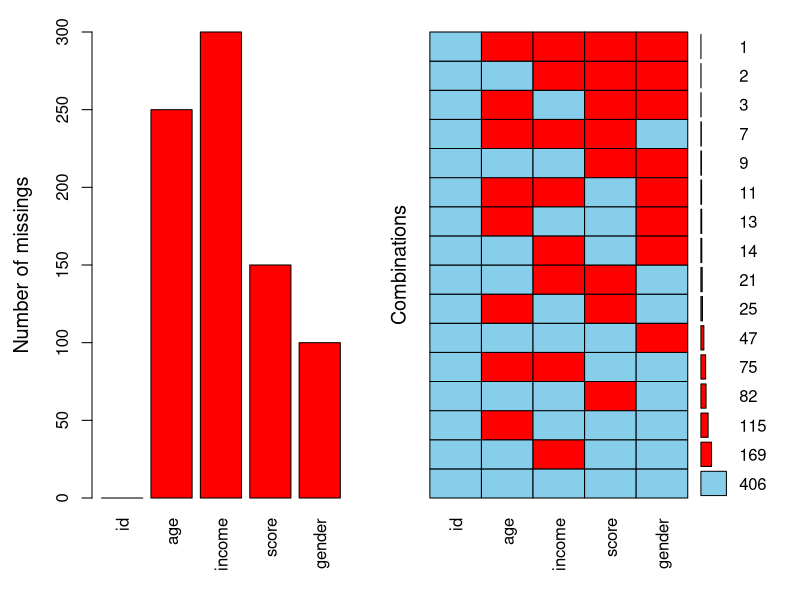
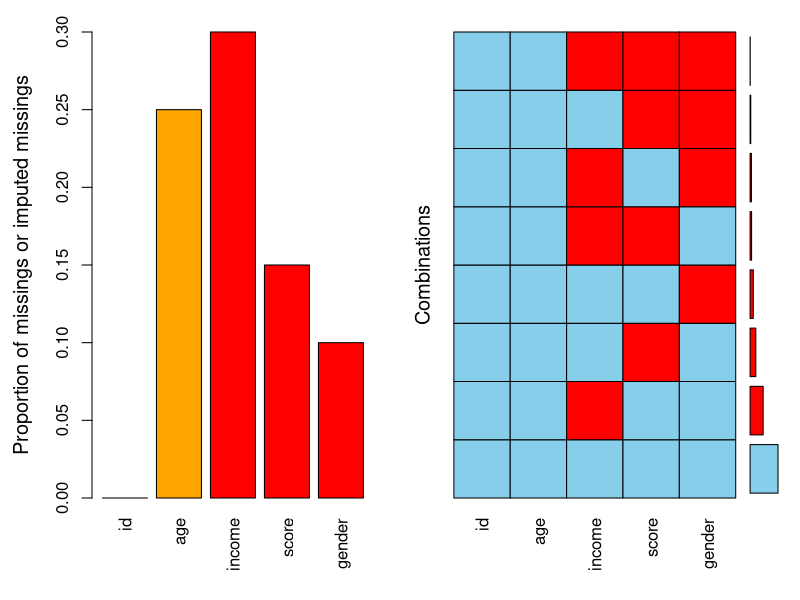
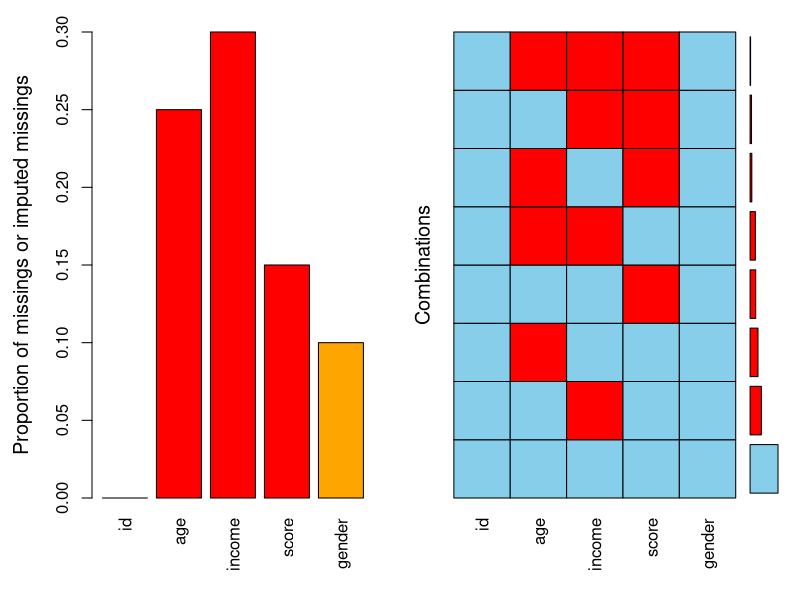
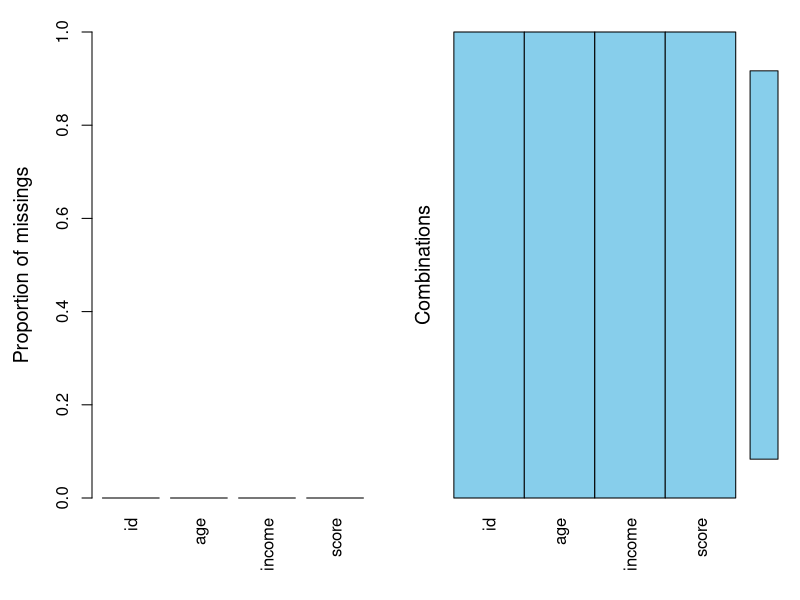

The R script that drew these images, in order:
## ---- chunk 1
library(VIM)
library(dplyr)

## ---- chunk 2
# Set seed for reproducibility
set.seed(123)

# Create a dataframe with 1000 rows
n <- 1000
df <- data.frame(
  id = 1:n,
  age = sample(18:60, n, replace = TRUE),
  income = sample(20000:100000, n, replace = TRUE),
  score = runif(n, 0, 1),
  gender = sample(c("Male", "Female", "Other"), n, replace = TRUE)
)

# Function to randomly introduce missing values
make_missing <- function(x, prop = 0.2) {
  n <- length(x)
  missing_idx <- sample(1:n, size = floor(prop * n))
  x[missing_idx] <- NA
  return(x)
}

# Apply random missingness to columns (except id)
df$age    <- make_missing(df$age, prop = 0.25)      # 25% missing
df$income <- make_missing(df$income, prop = 0.3)    # 30% missing
df$score  <- make_missing(df$score, prop = 0.15)    # 15% missing
df$gender <- make_missing(df$gender, prop = 0.1)    # 10% missing

# Show first 10 rows
print(head(df, 10))


## ---- chunk 3
a <- aggr(df, plot = FALSE)
plot(a, numbers = TRUE, prop = FALSE)
## ---- chunk 4
sapply(df, function(x)sum(is.na(x)))
## ---- chunk 5
# start imputing age based on other variables
imp_hotdeck <- hotdeck(df, variable = "age")  # hotdeck imputation

imp_knn <- kNN(df, variable = "age") # kNN imputation

# used for cat, impute gender based on other variables
imp_match <- matchImpute(df, variable = "gender", match_var = c("income","score","age")) # match imputation

aggr(imp_knn, delimiter = "_imp")
## ---- chunk 6
aggr(imp_match, delimiter = "_imp")
## ---- chunk 7
head(imp_knn)
## ---- chunk 8
sapply(imp_knn, function(x)sum(is.na(x)))
## ---- chunk 9
df_num <- df |> 
  dplyr::select(-gender)
imputed <- impPCA(df_num, method = "mcd", boot=TRUE)[[1]]
aggr(imputed)
## ---- chunk 10
imp_irmi <- irmi(df)
imp_irmi
